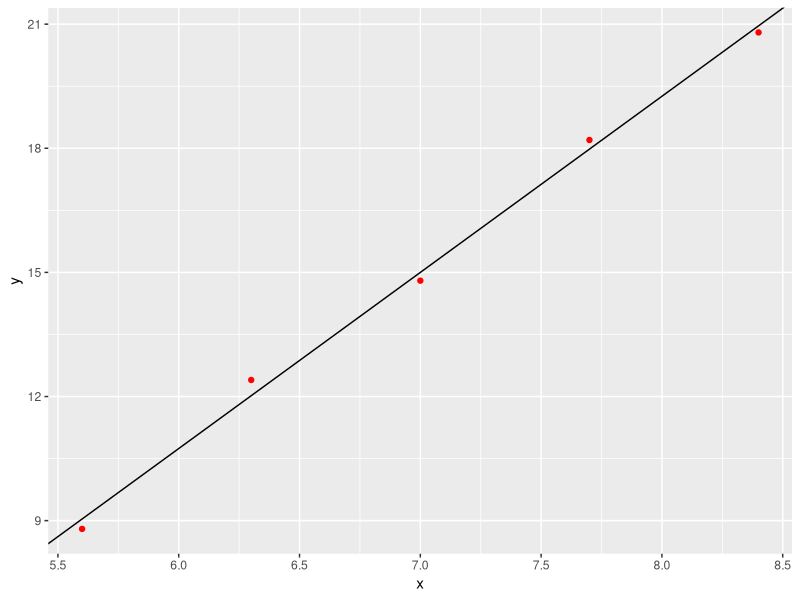

Here is the R script that generated this plot:
## ---- chunk 1
library(ggplot2)
library(dplyr)
## ---- chunk 2
data<- as.data.frame(matrix(c(5.6,8.8, 6.3, 12.4, 7, 
                              14.8, 7.7, 18.2, 8.4, 20.8), 
                            byrow=TRUE, 
                            nrow = 5))
names(data)<- c("x", "y")

lin_reg<- lm(data=data, y ~ x)
summary(lin_reg)
## ---- chunk 3
paste0("Equation of the line: y= ",
       lin_reg$coefficients[1],
       " + ", 
       round(lin_reg$coefficients[2],2),"*x")
## ---- chunk 4
data %>%
  ggplot(aes(x=x, y=y)) +
  geom_point(color="red") + 
  geom_abline(slope = lin_reg$coefficients[2], 
              intercept = lin_reg$coefficients[1])
## ---- chunk 5
x<-2.3
y<-4.1
R<-x*(81- 21*x + 17*y)  + y*(40 +11*x -23*y)
paste("Revenue =", R, "USD")
